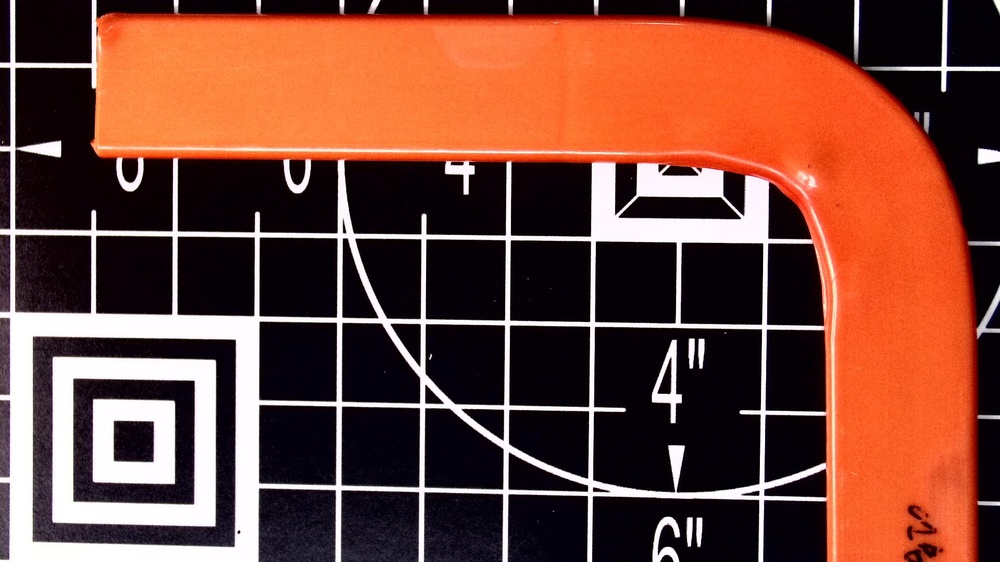
#> input picture objects/fg/2.jpeg, 1000 x 562 px, shrunk from 1920 x 1080 before the run
$ python background_subtraction.py
#> lines starting #> are read from the running program, lines starting #| are printed output that depends on the picture; after the words box and inside, x2 and y2 are one past the last pixel; in counts of white or black regions, pixels touching at a corner belong together
import cv2
import matplotlib.pyplot as plt
import glob

files = glob.glob('./objects/fg/*jpeg')
fg = './objects/fg/2.jpeg'
bg = './objects/bg/1.jpeg'
# Load the image and the background
image = cv2.imread(fg, 0)
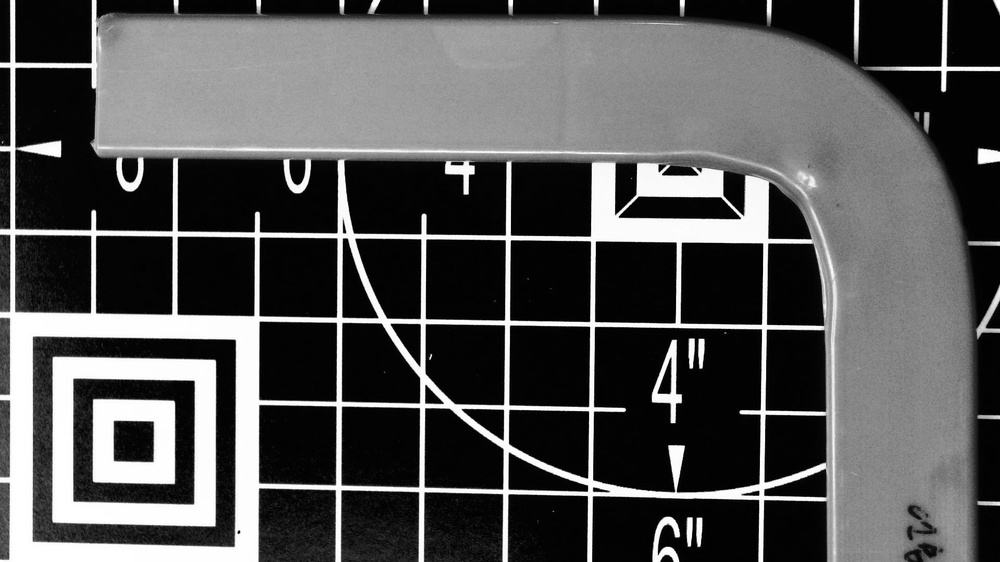
#> image: shape (562, 1000); min 0, max 255, mean 83.3
background = cv2.imread(bg, 0)
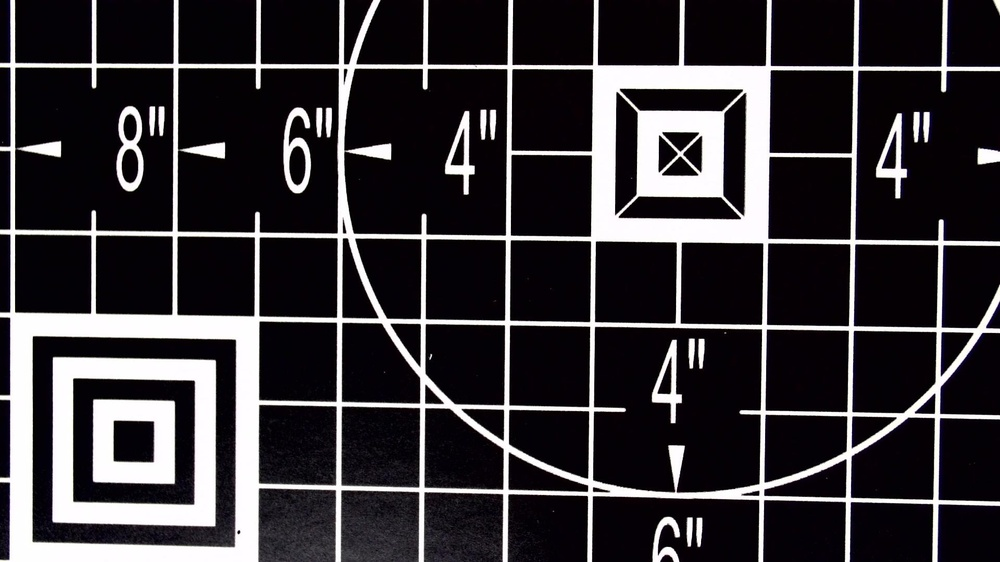
#> input picture objects/bg/1.jpeg, 1000 x 562 px, shrunk from 1920 x 1080 before the run
#> background: shape (562, 1000); min 0, max 255, mean 53.6

plt.imshow(image, cmap='gray')
plt.imshow(background, cmap='gray')

# Subtract the background from the image
subtracted = cv2.absdiff(image, background)
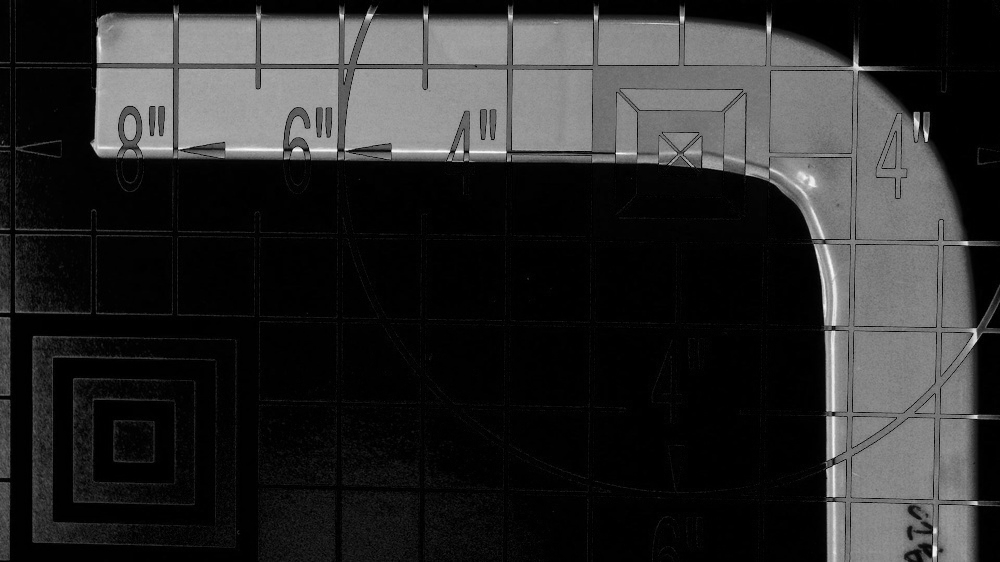
#> subtracted: shape (562, 1000); min 0, max 253, mean 43.5
plt.imshow(subtracted, cmap='gray')

# Apply thresholding to the subtracted image
thresh = cv2.threshold(subtracted, 25, 255, cv2.THRESH_BINARY)[1]
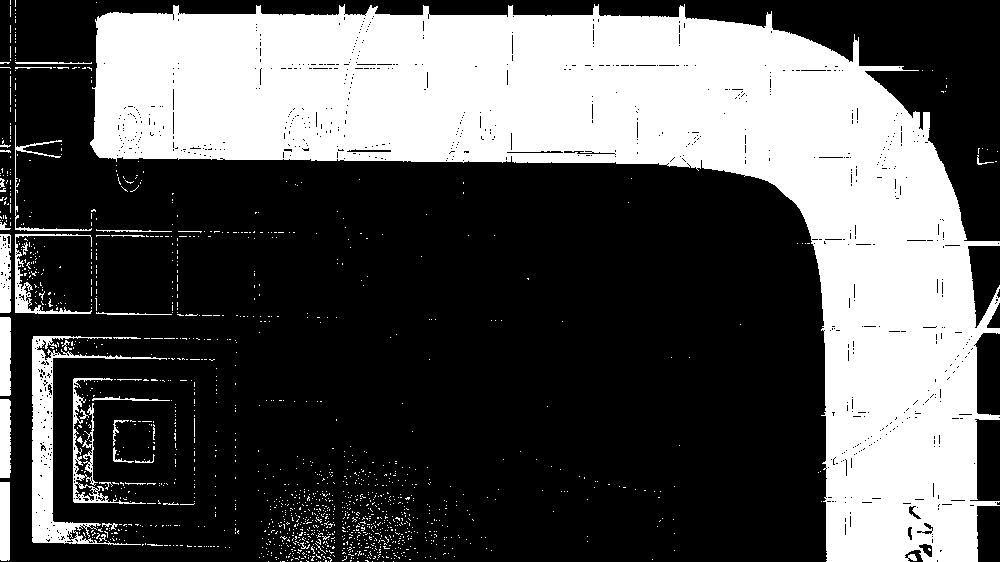
#> thresh: shape (562, 1000); 34.1% white; 1417 white regions (1379 under 20 px), largest, box (x1, y1, x2, y2) and area: (90, 4, 1000, 562) 175684, (32, 336, 167, 545) 5083, (73, 378, 146, 504) 1294

# Display the result
plt.imshow(thresh, cmap='gray')

cv2.imshow('Subtracted image', thresh)
cv2.waitKey(0)
cv2.destroyAllWindows()

'''
1.Background Initialization: an initial model of the background is computed
'''

'''
2.Background Update: model is updated in order to adapt to possible changes in the scene
'''
